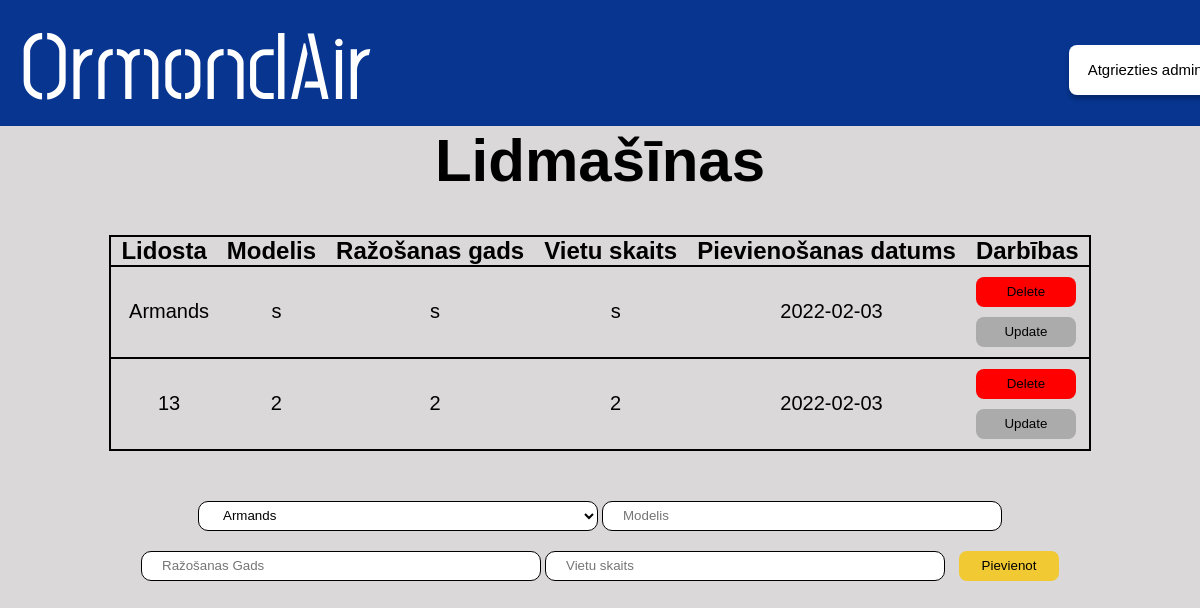
The app's page /admin/lidmasinas, older data.
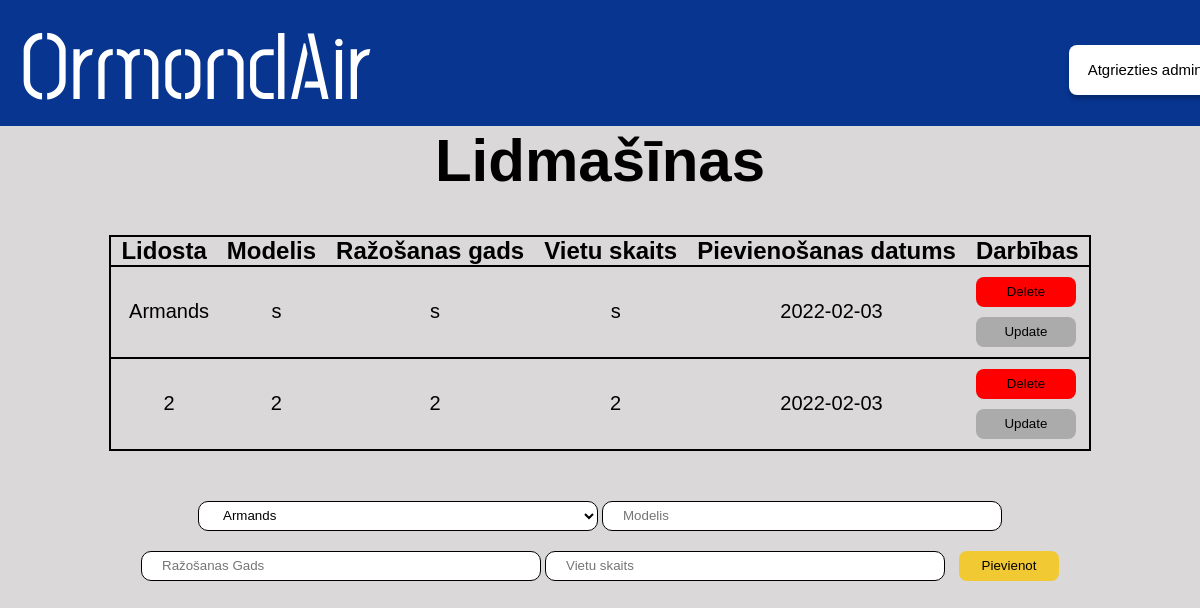
The same page, newer data.
### main.py (models this page shows, shortened)
class Lidmasina(db.Model):
    id = db.Column(db.Integer, primary_key=True)
    content = db.Column(db.String(200), nullable=False)
    modelis = db.Column(db.String(200), nullable=False)
    razosanas_gads = db.Column(db.String(3), nullable=False)
    vietu_skaits = db.Column(db.String(200), nullable=False)
    date_created = db.Column(db.DateTime, default=datetime.utcnow)

### main.py (the view)
@app.route('/admin/lidmasinas', methods=['POST', 'GET'])
def lidmasina():
    if request.method == 'POST':
      new_lidmasina = Lidmasina(content=request.form['content'],modelis=request.form['modelis'], razosanas_gads=request.form['razosanas_gads'], vietu_skaits=request.form['vietu_skaits'])
      try:
        db.session.add(new_lidmasina)
        db.session.commit()
        return redirect('/admin/lidmasinas')
      except:
        return "Draugi nav labi!"
    else:
      lidostas = Lidosta.query.order_by(Lidosta.id).all()
      tasks = Lidmasina.query.order_by(Lidmasina.date_created).all()
      return render_template('adminlidmasinas.html', tasks=tasks, lidostas = lidostas)

### templates/adminlidmasinas.html (shortened to what this page needs)
<!DOCTYPE html>
<html lang="en">
  <head>
    <link href="/static/css/stylesheet.css" rel="stylesheet" />
  </head>
  <body>
    <div class="augsejaisBaneris">
      <a href="/">
        <h1 class="homePage">OrmondAir</h1>
      </a>
      <a href="/admin">
        <button id="atgriezties_admin">Atgriezties admin</button>
      </a>
    </div>
    <div class="apaksejaisBaneris">
      <h1 id="virsraksts">Lidmašīnas</h1>
      {% if tasks|length < 1 %}
      <h4 id="apaksraksts">Nav pievienota neviena lidmašīna! </h4>
      {% else %}
      <table class="tabula">
         <tr class="tabula">
          <th class="teksts">Lidosta</th>
          <th class="teksts">Modelis</th>
          <th class="teksts">Ražošanas gads</th>
          <th class="teksts">Vietu skaits</th>
          <th class="teksts">Pievienošanas datums</th>
          <th class="teksts">Darbības</th>
        </tr>
        {% for task in tasks %}
          <tr class="tabula">
            <td class="dbteksts">{{ task.content }}</td>
            <td class="dbteksts">{{ task.modelis }}</td>
            <td class="dbteksts">{{ task.razosanas_gads }}</td>
            <td class="dbteksts">{{ task.vietu_skaits }}</td>
            <td class="dbteksts">{{ task.date_created.date() }}</td>
            <td>
              <a href="/delete_airplane/{{task.id}}"><button id=dzest>Delete</button></a>
                <br>
              <a href="/update_lidmasinas/{{task.id}}"><button id=labot>Update</button></a>
            </td>
          </tr>
        {% endfor %}
      </table>
      {% endif %}
      <form action="/admin/lidmasinas" method="POST" id="form">
        <select class="input" name="content" id="content" method="POST">
          {% for lidosta in lidostas %}
            <option value="{{lidosta.content}}">{{ lidosta.content }}</option>
          {% endfor %}
        </select>
        <input class="input" type="text" placeholder="Modelis" name="modelis" id="modelis" maxlength="50" required>
        <input class="input" type="text" placeholder="Ražošanas Gads" name="razosanas_gads" id="razosanas_gads" maxlength="4" required>
        <input class="input" type="text" placeholder="Vietu skaits" name="vietu_skaits" id="vietu_skaits" maxlength="4" required>
        <input type="submit" value="Pievienot" id="pievienot">
      </form>
    </div>
  </body>
</html>

Row changes from the older to the newer data that the page shows:
changed Lidmasina (number 2 of 2 on the later page): content "13" → "2"
